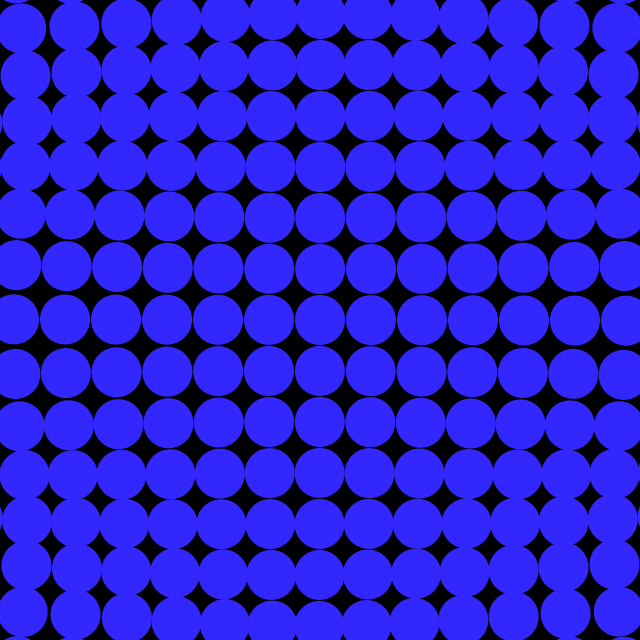
Frame 1 (no input)
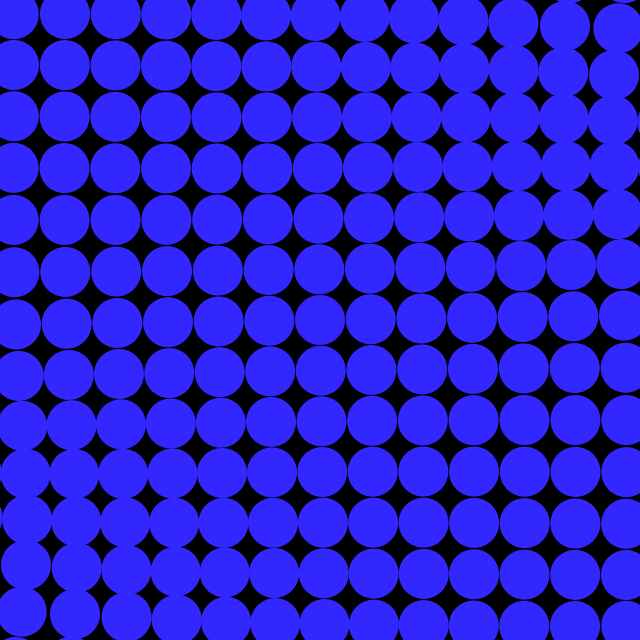
Frame 60 (the mouse pressed at the canvas centre just before this capture)
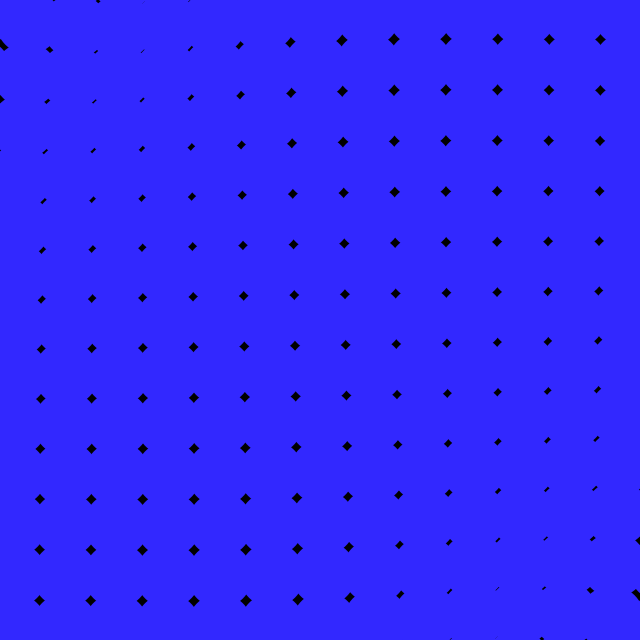
Frame 120 (the mouse held since frame 60 and released just before this capture)

The Processing sketch that drew these frames (run headless with seeded random() and noise(); from frame 60 on, the mouse is pressed at the canvas centre):

// Processing sketch: Sketch_49
// ── Sketch_49.pde
void setup(){
  size(640, 640);
  noStroke();
}

void draw(){
  background(0);
  fill(50, 40, 255);
  translate(width/2, height/2);
  for(int x = -23; x < 25; x++){
    for(int y = -23; y < 25; y++){
      
      
      
      if (dist(x, y, x, y) < 20) {
      pushMatrix();
      translate(x*50, y*50);
      rotate(radians(sin(radians(x*y+frameCount))*360));
      
      if (mousePressed) {
      
      ellipse(x, y, 65, 65);
      fill(50, 40, 255);
      
      }
      
      else {
      
      ellipse(x, y, 50, 50);
      
      
      }
      
      popMatrix();
      
    
     } 
    }
   }
  }
